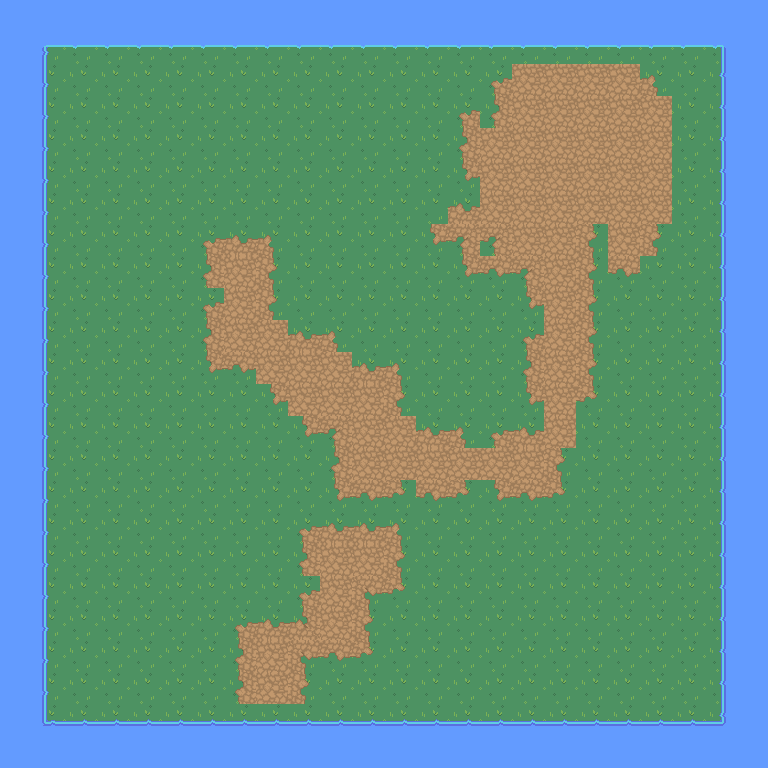

The image is a tile-based game level rendered from a .tmx file. Its description and complete source (layers, tilesets, objects, tile grids) follow:
An orthogonal 24x24 tile map with 32x32 px tiles, 2 tile layers (Rutelag 1, Rutelag 3).

<map version="1.10" tiledversion="1.10.2" orientation="orthogonal" renderorder="right-down" width="24" height="24" tilewidth="32" tileheight="32" infinite="0" nextlayerid="7" nextobjectid="1">
 <tileset firstgid="1" source="Nature RPG Tileset.tsx" />
 <layer id="4" name="Rutelag 1" width="24" height="24">
  <data encoding="csv">
82,82,82,82,82,82,82,82,82,82,82,82,82,82,82,82,82,82,82,82,82,82,82,82,
82,82,82,82,82,82,82,82,82,82,82,82,82,82,82,82,82,82,82,82,82,82,82,82,
82,82,82,82,82,82,82,82,82,82,82,82,82,82,82,82,82,82,82,82,82,87,82,82,
82,82,82,82,82,82,82,82,82,82,82,82,82,82,82,82,82,82,82,82,82,87,82,82,
82,82,82,82,82,82,82,82,82,82,82,82,82,82,82,82,82,82,82,82,82,87,82,82,
82,82,82,82,82,82,82,82,82,82,82,82,82,82,82,82,82,82,82,82,82,87,82,82,
82,82,82,82,82,82,82,82,82,82,82,82,82,82,82,82,82,82,82,82,82,87,82,82,
82,82,82,82,82,82,82,82,82,82,82,82,82,82,82,82,82,82,82,82,82,87,82,82,
82,82,82,82,82,82,82,82,82,82,82,82,82,82,82,82,82,82,82,82,82,87,82,82,
82,82,82,82,82,82,82,82,82,82,82,82,82,82,82,82,82,82,82,82,82,87,82,82,
82,82,82,82,82,82,82,82,82,82,82,82,82,82,82,82,82,82,82,82,82,87,82,82,
82,82,82,82,82,82,82,82,82,82,82,82,82,82,82,82,82,82,82,82,82,87,82,82,
82,82,82,82,82,82,82,82,82,82,82,82,82,82,82,82,82,82,82,82,87,87,82,82,
82,82,82,82,82,82,82,82,82,82,82,82,82,82,82,82,82,82,82,82,87,87,82,82,
82,82,82,82,82,82,82,82,82,82,82,82,82,82,82,82,82,82,82,82,87,87,82,82,
82,82,82,82,82,82,82,82,82,82,82,82,82,82,82,82,82,82,82,82,87,87,82,82,
82,82,82,82,82,82,82,82,82,82,82,82,82,82,82,82,82,82,82,82,87,87,82,82,
82,82,82,82,82,82,82,82,82,82,82,82,82,82,82,82,82,82,82,82,87,87,82,82,
82,82,82,82,82,82,82,82,82,82,82,82,82,82,82,82,82,82,82,82,87,87,82,82,
82,82,82,82,82,82,82,82,82,82,82,82,82,82,82,82,82,82,82,82,87,87,82,82,
82,82,82,82,82,82,82,82,82,82,82,82,82,82,82,82,82,82,82,82,87,87,82,82,
82,82,82,82,82,82,82,82,82,82,82,82,82,82,82,82,82,82,82,82,87,87,82,82,
82,82,82,82,82,82,82,82,82,82,82,82,82,82,82,82,82,82,82,82,82,82,82,82,
82,82,82,82,82,82,82,82,82,82,82,82,82,82,82,82,82,82,82,82,82,82,82,82
</data>
 </layer>
 <layer id="6" name="Rutelag 3" width="24" height="24">
  <data encoding="csv">
152,152,152,152,152,152,152,152,152,152,152,152,152,152,152,152,152,152,152,152,152,152,152,152,
152,134,172,172,172,172,172,172,172,172,172,172,172,172,172,172,172,172,172,172,172,172,135,152,
152,153,0,0,0,0,0,0,0,0,0,0,0,0,0,126,147,147,147,147,128,0,151,152,
152,153,0,0,0,0,0,0,0,0,0,0,0,0,126,146,147,147,147,147,147,0,151,152,
152,153,0,0,0,0,0,0,0,0,0,0,0,0,146,147,147,147,147,147,147,0,151,152,
152,153,0,0,0,0,0,0,0,0,0,0,0,0,166,147,147,147,147,147,147,0,151,152,
152,153,0,0,0,0,0,0,0,0,0,0,0,0,127,147,147,147,147,43,43,0,151,152,
152,153,0,0,0,0,126,127,128,0,0,0,0,166,130,130,147,147,148,43,148,0,151,152,
152,153,0,0,0,0,146,147,148,0,0,0,0,0,166,167,130,147,148,167,0,0,151,152,
152,153,0,0,0,0,126,147,148,0,0,0,0,0,0,0,166,147,148,0,0,0,151,152,
152,153,0,0,0,0,146,147,147,127,128,0,0,0,0,0,126,147,148,0,0,0,151,152,
152,153,0,0,0,0,166,167,147,147,147,127,128,0,0,0,146,147,148,0,0,0,151,152,
152,153,0,0,0,0,0,0,166,147,147,147,148,0,0,0,166,147,168,0,0,0,151,152,
152,153,0,0,0,0,0,0,0,166,130,147,147,127,128,126,127,147,0,0,0,0,151,152,
152,153,0,0,0,0,0,0,0,0,146,147,147,147,147,147,147,148,0,0,0,0,151,152,
152,153,0,0,0,0,0,0,0,0,166,167,168,167,168,166,167,168,0,0,0,0,151,152,
152,153,0,0,0,0,0,0,0,126,127,127,128,0,0,0,0,0,0,0,0,0,151,152,
152,153,0,0,0,0,0,0,0,146,43,43,148,0,0,0,0,0,0,0,0,0,151,152,
152,153,0,0,0,0,0,0,0,126,43,129,168,0,0,0,0,0,0,0,0,0,151,152,
152,153,0,0,0,0,0,126,127,150,43,148,0,0,0,0,0,0,0,0,0,0,151,152,
152,153,0,0,0,0,0,146,43,129,167,168,0,0,0,0,0,0,0,0,0,0,151,152,
152,153,0,0,0,0,0,146,43,148,0,0,0,0,0,0,0,0,0,0,0,0,151,152,
152,154,132,132,132,132,132,132,132,132,132,132,132,132,132,132,132,132,132,132,132,132,155,152,
152,152,152,152,152,152,152,152,152,152,152,152,152,152,152,152,152,152,152,152,152,152,152,152
</data>
 </layer>
</map>
